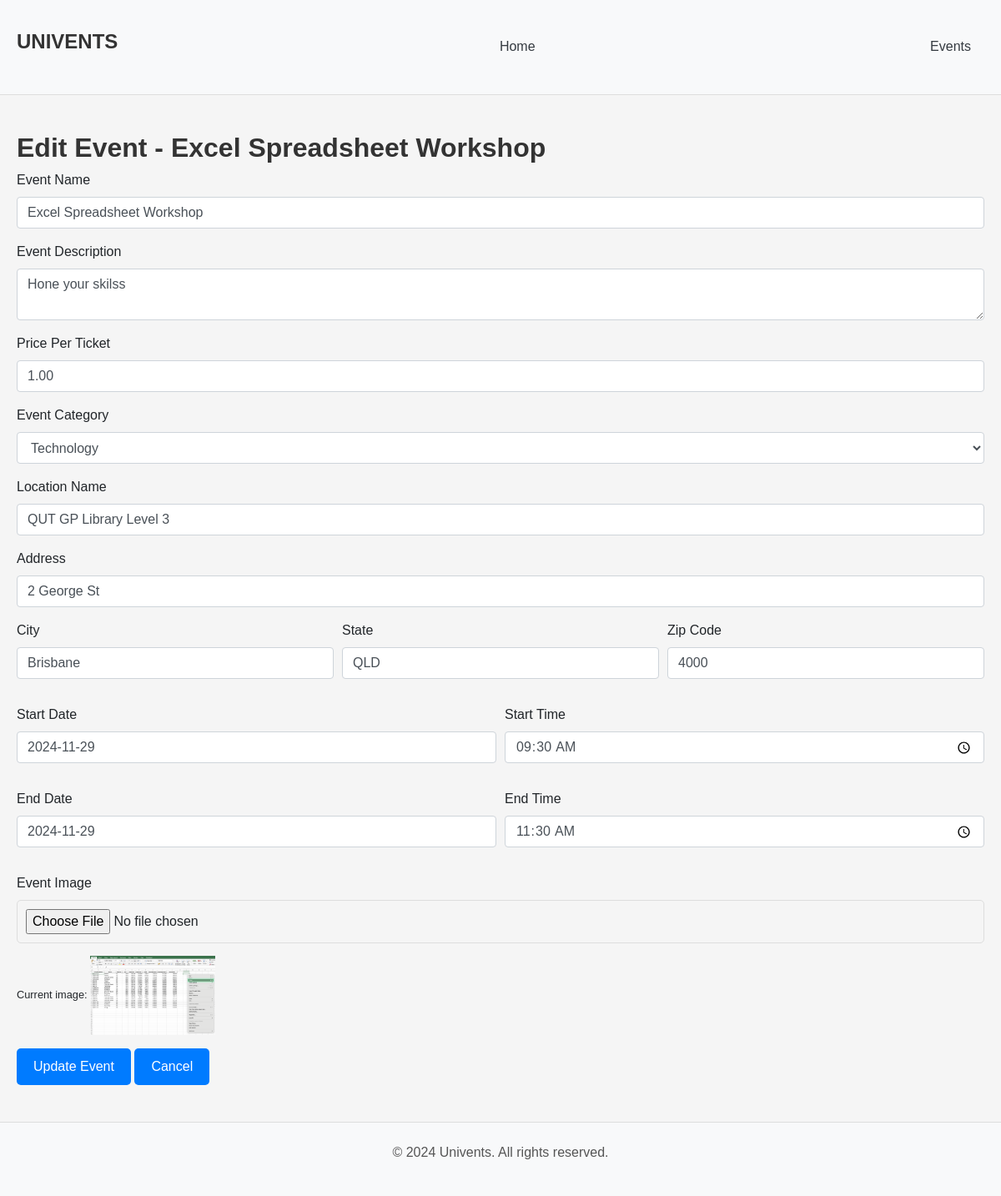
Screenshot of /event/3/edit (signed in) with the database file from the repository.
### website/models.py (models this page shows, shortened)
class Event(db.Model):
    id = db.Column(db.Integer, primary_key=True, autoincrement=True)
    name = db.Column(db.String(100), nullable=False)
    description = db.Column(db.Text, nullable=False)
    category = db.Column(db.String(50), nullable=False)
    image_url = db.Column(db.String(200), nullable=False)
    status = db.Column(db.String(20), default='Open')  # 'Open', 'Inactive', 'Sold Out', 'Cancelled'
    location_name = db.Column(db.String(100), nullable=False)
    address = db.Column(db.String(200), nullable=False)
    city = db.Column(db.String(50), nullable=False)
    state = db.Column(db.String(50), nullable=False)
    zip_code = db.Column(db.String(20), nullable=False)
    start_date = db.Column(db.Date, nullable=False)
    start_time = db.Column(db.Time, nullable=False)
    end_date = db.Column(db.Date, nullable=False)
    end_time = db.Column(db.Time, nullable=False)
    user_id = db.Column(db.Integer, db.ForeignKey('user.id'), nullable=False)
    price_per_ticket = db.Column(db.Float, nullable=False, default=0.0)
    comments = db.relationship('Comment', backref='event', lazy=True)
    orders = db.relationship('Order', backref='event', lazy=True)

### website/views.py (the view, shortened to what this page needs)
@main_bp.route('/event/<int:event_id>/edit', methods=['GET', 'POST'])
@login_required
def event_edit(event_id):
    event = db.session.get(Event, event_id)
    if not event or event.user_id != current_user.id:
        flash("You are not authorized to edit this event.")
        return redirect(url_for('main.index'))
    form = EventForm(obj=event)  # Pre-fill form with event's current data
    return render_template('event_edit.html', form=form, event=event)

### website/__init__.py (called while the page is built)
def create_app():
   app = Flask(__name__)  # this is the name of the module/package that is calling this app
   app.debug = True  # Should be set to false in a production environment
   app.secret_key = 'somesecretkey'
   app.config['SQLALCHEMY_DATABASE_URI'] = f"sqlite:///{os.path.join(app.instance_path, 'sitedata.sqlite')}"
   app.config['UPLOAD_FOLDER'] = os.path.join('website', 'static', 'uploads')  # Path for image uploads
   db.init_app(app)
   Bootstrap5(app)
   login_manager = LoginManager()
   login_manager.login_view = 'auth.login'  # Set the login view
   login_manager.init_app(app)
   from .models import User
   @login_manager.user_loader
   def load_user(user_id):
      return db.session.scalar(db.select(User).where(User.id == user_id))
   from . import views
   app.register_blueprint(views.main_bp)
   from . import auth
   app.register_blueprint(auth.auth_bp)
   return app

### website/templates/event_edit.html (shortened to what this page needs)
<!DOCTYPE html>
<html lang="en">
<head>
    <link href="https://stackpath.bootstrapcdn.com/bootstrap/4.5.2/css/bootstrap.min.css" rel="stylesheet">
    <link href="{{ url_for('static', filename='styles/styles.css') }}" rel="stylesheet">
</head>
<body>
    <header class="bg-light py-3">
        <div class="container">
            <h5 class="card-title">UNIVENTS</h5>
            <a href="{{ url_for('main.index') }}" class="mx-3 text-dark">Home</a>
            <a href="{{ url_for('main.event_view') }}" class="mx-3 text-dark">Events</a>
        </div>
    </header>
    <div class="container mt-4">
        <h2>Edit Event - {{ event.name }}</h2>
        <form method="POST" action="{{ url_for('main.event_edit', event_id=event.id) }}" enctype="multipart/form-data">
            <div class="form-group">
                {{ form.name.label(class="form-label") }}
                {{ form.name(class="form-control") }}
            </div>
            <div class="form-group">
                {{ form.description.label(class="form-label") }}
                {{ form.description(class="form-control") }}
            </div>
            <div class="form-group">
                {{ form.price_per_ticket.label(class="form-label") }}
                {{ form.price_per_ticket(class="form-control") }}
            </div>
            <div class="form-group">
                {{ form.category.label(class="form-label") }}
                {{ form.category(class="form-control") }}
            </div>
            <div class="form-group">
                {{ form.location_name.label(class="form-label") }}
                {{ form.location_name(class="form-control") }}
            </div>
            <div class="form-group">
                {{ form.address.label(class="form-label") }}
                {{ form.address(class="form-control") }}
            </div>
            <div class="form-row">
                <div class="form-group col-md-4">
                    {{ form.city.label(class="form-label") }}
                    {{ form.city(class="form-control") }}
                </div>
                <div class="form-group col-md-4">
                    {{ form.state.label(class="form-label") }}
                    {{ form.state(class="form-control") }}
                </div>
                <div class="form-group col-md-4">
                    {{ form.zip_code.label(class="form-label") }}
                    {{ form.zip_code(class="form-control") }}
                </div>
            </div>
            <div class="form-row">
                <div class="form-group col-md-6">
                    {{ form.start_date.label(class="form-label") }}
                    {{ form.start_date(class="form-control") }}
                </div>
                <div class="form-group col-md-6">
                    {{ form.start_time.label(class="form-label") }}
                    {{ form.start_time(class="form-control") }}
                </div>
            </div>
            <div class="form-row">
                <div class="form-group col-md-6">
                    {{ form.end_date.label(class="form-label") }}
                    {{ form.end_date(class="form-control") }}
                </div>
                <div class="form-group col-md-6">
                    {{ form.end_time.label(class="form-label") }}
                    {{ form.end_time(class="form-control") }}
                </div>
            </div>
            <div class="form-group">
                {{ form.image.label(class="form-label") }}
                {{ form.image(class="form-control-file") }}
                <small>Current image: <img src="{{ url_for('static', filename=event.image_url[7:]) }}" width="150" alt="Event Image"></small>
            </div>
            <button type="submit" class="btn btn-primary">Update Event</button>
            <a href="{{ url_for('main.event_detail', event_id=event.id) }}" class="btn btn-secondary">Cancel</a>
        </form>
    </div>
    <footer class="bg-light py-4 text-center mt-4">
        <p>&copy; 2024 Univents. All rights reserved.</p>
    </footer>
</body>
</html>

### website/static/styles/styles.css (style rules this page uses)
body { font-family: 'Arial', sans-serif; margin: 0; padding: 0; background-color: #f5f5f5; }
h1, h2, h3, h4, h5, h6 { font-weight: bold; color: #333; }
p { font-size: 16px; line-height: 1.5; color: #555; }
a { text-decoration: none; color: #007bff; }
header { background-color: #ffffff; border-bottom: 1px solid #ddd; padding: 10px 0; }
header .container { display: flex; justify-content: space-between; align-items: center; }
footer { background-color: #ffffff; padding: 20px 0; border-top: 1px solid #ddd; }
button, .btn { background-color: #007bff; color: #fff; padding: 10px 20px; border: none; border-radius: 5px; }
form input, form select, form textarea { width: 100%; padding: 10px; margin-bottom: 15px; border: 1px solid #ddd; border-radius: 5px; }
.card-title { font-size: 24px; color: #333; }
.container { padding: 20px; max-width: 1200px; margin: 0 auto; }

### rows the page displays
Event: name "Excel Spreadsheet Workshop", description "Hone your skilss", price_per_ticket "1.00", category "Technology", location_name "QUT GP Library Level 3", address "2 George St", city "Brisbane", state "QLD", zip_code "4000", start_date "2024-11-29", start_time "09:30", end_date "2024-11-29", end_time "11:30", image_url (picture)
